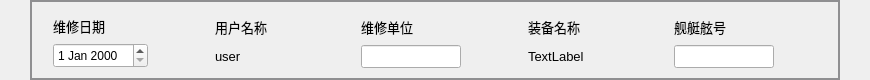
        <widget class="QWidget" name="widget_information_feedback_top_2" native="true">
         <property name="minimumSize">
          <size>
           <width>0</width>
           <height>80</height>
          </size>
         </property>
         <property name="maximumSize">
          <size>
           <width>16777215</width>
           <height>80</height>
          </size>
         </property>
         <layout class="QHBoxLayout" name="horizontalLayout_62">
          <property name="leftMargin">
           <number>30</number>
          </property>
          <property name="topMargin">
           <number>0</number>
          </property>
          <property name="rightMargin">
           <number>30</number>
          </property>
          <property name="bottomMargin">
           <number>0</number>
          </property>
          <item>
           <widget class="QGroupBox" name="groupBox_information_feedback_top_2">
            <property name="minimumSize">
             <size>
              <width>0</width>
              <height>80</height>
             </size>
            </property>
            <property name="maximumSize">
             <size>
              <width>16777215</width>
              <height>80</height>
             </size>
            </property>
            <property name="styleSheet">
             <string notr="true">QGroupBox#groupBox_information_feedback_top_2{
border: 2px solid #8f8f91;}    
</string>
            </property>
            <property name="title">
             <string/>
            </property>
            <layout class="QHBoxLayout" name="horizontalLayout_65">
             <property name="leftMargin">
              <number>11</number>
             </property>
             <property name="topMargin">
              <number>0</number>
             </property>
             <property name="rightMargin">
              <number>11</number>
             </property>
             <property name="bottomMargin">
              <number>0</number>
             </property>
             <item>
              <widget class="QWidget" name="widget_Diagnosis_Date_2" native="true">
               <layout class="QVBoxLayout" name="verticalLayout_24">
                <item>
                 <widget class="QLabel" name="label_Diagnosis_Date_sign_2">
                  <property name="minimumSize">
                   <size>
                    <width>80</width>
                    <height>0</height>
                   </size>
                  </property>
                  <property name="maximumSize">
                   <size>
                    <width>80</width>
                    <height>16777215</height>
                   </size>
                  </property>
                  <property name="font">
                   <font>
                    <family>微软雅黑</family>
                    <pointsize>10</pointsize>
                   </font>
                  </property>
                  <property name="styleSheet">
                   <string notr="true">/*QLabel { 
    border-radius: 8px; 
    min-width: 120px;
    min-height: 40px;
	background-color: rgb(216, 255, 164);
	color: rgb(0, 85, 255);
	font: 75 10pt &quot;微软雅黑&quot;;
 }*/</string>
                  </property>
                  <property name="text">
                   <string>维修日期</string>
                  </property>
                 </widget>
                </item>
                <item>
                 <widget class="QDateEdit" name="dateEdit_case_entry_diagnosis_Date">
                  <property name="minimumSize">
                   <size>
                    <width>0</width>
                    <height>25</height>
                   </size>
                  </property>
                  <property name="maximumSize">
                   <size>
                    <width>16777215</width>
                    <height>25</height>
                   </size>
                  </property>
                 </widget>
                </item>
               </layout>
              </widget>
             </item>
             <item>
              <spacer name="horizontalSpacer_118">
               <property name="orientation">
                <enum>Qt::Horizontal</enum>
               </property>
               <property name="sizeHint" stdset="0">
                <size>
                 <width>43</width>
                 <height>20</height>
                </size>
               </property>
              </spacer>
             </item>
             <item>
              <widget class="QWidget" name="widget_user_name_2" native="true">
               <layout class="QVBoxLayout" name="verticalLayout_31">
                <item>
                 <widget class="QLabel" name="label_user_name_sign_2">
                  <property name="minimumSize">
                   <size>
                    <width>80</width>
                    <height>0</height>
                   </size>
                  </property>
                  <property name="maximumSize">
                   <size>
                    <width>80</width>
                    <height>16777215</height>
                   </size>
                  </property>
                  <property name="font">
                   <font>
                    <family>微软雅黑</family>
                    <pointsize>10</pointsize>
                   </font>
                  </property>
                  <property name="styleSheet">
                   <string notr="true">/*QLabel { 
    border-radius: 8px; 
    min-width: 120px;
    min-height: 40px;
	background-color: rgb(216, 255, 164);
	color: rgb(0, 85, 255);
	font: 75 10pt &quot;微软雅黑&quot;;
 }*/</string>
                  </property>
                  <property name="text">
                   <string>用户名称</string>
                  </property>
                 </widget>
                </item>
                <item>
                 <widget class="QLabel" name="label_case_entry_user_name">
                  <property name="font">
                   <font>
                    <pointsize>10</pointsize>
                   </font>
                  </property>
                  <property name="text">
                   <string>user</string>
                  </property>
                 </widget>
                </item>
               </layout>
              </widget>
             </item>
             <item>
              <spacer name="horizontalSpacer_119">
               <property name="orientation">
                <enum>Qt::Horizontal</enum>
               </property>
               <property name="sizeHint" stdset="0">
                <size>
                 <width>42</width>
                 <height>20</height>
                </size>
               </property>
              </spacer>
             </item>
             <item>
              <widget class="QWidget" name="widget_user_maintain_company_2" native="true">
               <layout class="QVBoxLayout" name="verticalLayout_32">
                <item>
                 <widget class="QLabel" name="label_user_maintain_company_sign_2">
                  <property name="minimumSize">
                   <size>
                    <width>80</width>
                    <height>0</height>
                   </size>
                  </property>
                  <property name="maximumSize">
                   <size>
                    <width>80</width>
                    <height>16777215</height>
                   </size>
                  </property>
                  <property name="font">
                   <font>
                    <family>微软雅黑</family>
                    <pointsize>10</pointsize>
                   </font>
                  </property>
                  <property name="styleSheet">
                   <string notr="true">/*QLabel { 
    border-radius: 8px; 
    min-width: 120px;
    min-height: 40px;
	background-color: rgb(216, 255, 164);
	color: rgb(0, 85, 255);
	font: 75 10pt &quot;微软雅黑&quot;;
 }*/</string>
                  </property>
                  <property name="text">
                   <string>维修单位</string>
                  </property>
                 </widget>
                </item>
                <item>
                 <widget class="QLineEdit" name="lineEdit_case_entry_maintain_company">
                  <property name="maximumSize">
                   <size>
                    <width>100</width>
                    <height>16777215</height>
                   </size>
                  </property>
                  <property name="font">
                   <font>
                    <pointsize>10</pointsize>
                   </font>
                  </property>
                 </widget>
                </item>
               </layout>
              </widget>
             </item>
             <item>
              <spacer name="horizontalSpacer_120">
               <property name="orientation">
                <enum>Qt::Horizontal</enum>
               </property>
               <property name="sizeHint" stdset="0">
                <size>
                 <width>43</width>
                 <height>20</height>
                </size>
               </property>
              </spacer>
             </item>
             <item>
              <widget class="QWidget" name="widget_equipment_name_2" native="true">
               <layout class="QVBoxLayout" name="verticalLayout_33">
                <item>
                 <widget class="QLabel" name="label_equipment_name_sign_2">
                  <property name="minimumSize">
                   <size>
                    <width>80</width>
                    <height>0</height>
                   </size>
                  </property>
                  <property name="maximumSize">
                   <size>
                    <width>80</width>
                    <height>16777215</height>
                   </size>
                  </property>
                  <property name="font">
                   <font>
                    <family>微软雅黑</family>
                    <pointsize>10</pointsize>
                   </font>
                  </property>
                  <property name="styleSheet">
                   <string notr="true">/*QLabel { 
    border-radius: 8px; 
    min-width: 120px;
    min-height: 40px;
	background-color: rgb(216, 255, 164);
	color: rgb(0, 85, 255);
	font: 75 10pt &quot;微软雅黑&quot;;
 }*/</string>
                  </property>
                  <property name="text">
                   <string>装备名称</string>
                  </property>
                 </widget>
                </item>
                <item>
                 <widget class="QLabel" name="label_case_entry_equipment_name">
                  <property name="font">
                   <font>
                    <pointsize>10</pointsize>
                   </font>
                  </property>
                  <property name="text">
                   <string>TextLabel</string>
                  </property>
                 </widget>
                </item>
               </layout>
              </widget>
             </item>
             <item>
              <spacer name="horizontalSpacer_121">
               <property name="orientation">
                <enum>Qt::Horizontal</enum>
               </property>
               <property name="sizeHint" stdset="0">
                <size>
                 <width>42</width>
                 <height>20</height>
                </size>
               </property>
              </spacer>
             </item>
             <item>
              <widget class="QWidget" name="widget_boat_number_2" native="true">
               <layout class="QVBoxLayout" name="verticalLayout_34">
                <item>
                 <widget class="QLabel" name="label_boat_number_sign_2">
                  <property name="minimumSize">
                   <size>
                    <width>80</width>
                    <height>0</height>
                   </size>
                  </property>
                  <property name="maximumSize">
                   <size>
                    <width>80</width>
                    <height>16777215</height>
                   </size>
                  </property>
                  <property name="font">
                   <font>
                    <family>微软雅黑</family>
                    <pointsize>10</pointsize>
                   </font>
                  </property>
                  <property name="styleSheet">
                   <string notr="true">/*QLabel { 
    border-radius: 8px; 
    min-width: 120px;
    min-height: 40px;
	background-color: rgb(216, 255, 164);
	color: rgb(0, 85, 255);
	font: 75 10pt &quot;微软雅黑&quot;;
 }*/</string>
                  </property>
                  <property name="text">
                   <string>舰艇舷号</string>
                  </property>
                 </widget>
                </item>
                <item>
                 <widget class="QLineEdit" name="lineEditcase_entry_boat_number">
                  <property name="maximumSize">
                   <size>
                    <width>100</width>
                    <height>16777215</height>
                   </size>
                  </property>
                  <property name="font">
                   <font>
                    <pointsize>10</pointsize>
                   </font>
                  </property>
                 </widget>
                </item>
               </layout>
              </widget>
             </item>
             <item>
              <spacer name="horizontalSpacer_122">
               <property name="orientation">
                <enum>Qt::Horizontal</enum>
               </property>
               <property name="sizeHint" stdset="0">
                <size>
                 <width>43</width>
                 <height>20</height>
                </size>
               </property>
              </spacer>
             </item>
            </layout>
           </widget>
          </item>
         </layout>
        </widget>
